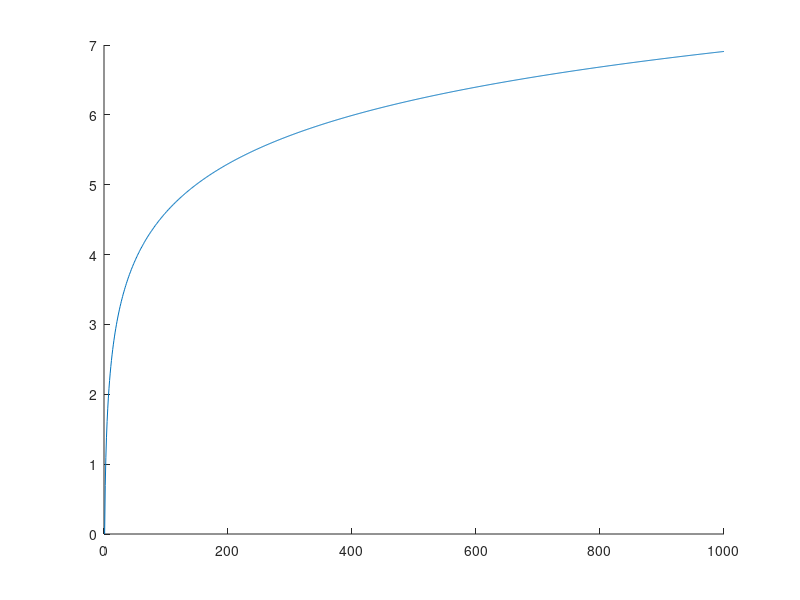

This figure's MATLAB source: (Note: this script raises an error after producing the figure.)
clear

t = [1:1000];
x = log(t);

levels = 2^2;
codebook = [];
delta = (max(x) - min(x))/levels;
for i=1:levels
    codebook = [codebook i*delta];
end
    
figure, hold on
plot(t,x)
for i=1:length(codebook)
    yline(codebook(i));
end
